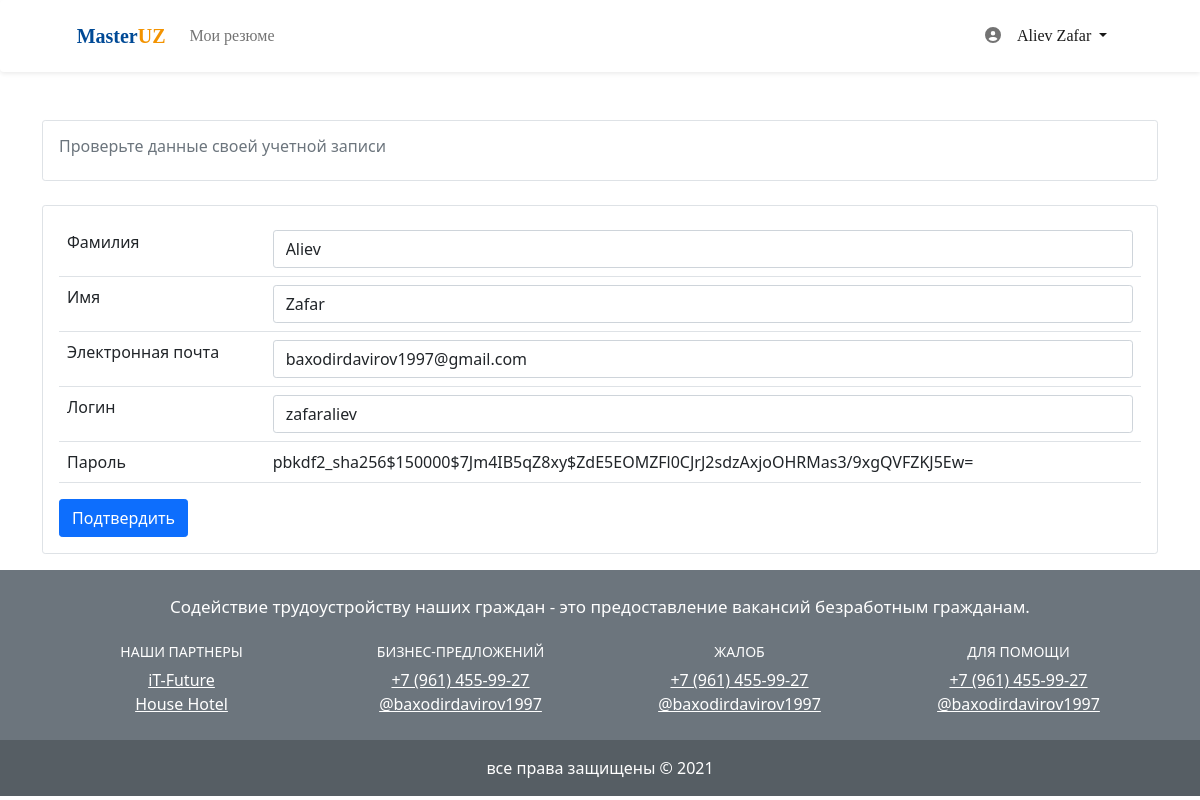
Screenshot of /accounts/account_update/13/ (signed in) with the database file from the repository.
### accounts/models.py (models this page shows)
class User(AbstractUser):
    last_name = models.CharField(max_length=100)
    first_name = models.CharField(max_length=100)
    email = models.CharField(max_length=100)
    class Meta:
        verbose_name = '1. UMUMIY FOYDALANUVCHILAR BAZASI'
        verbose_name_plural = '1. UMUMIY FOYDALANUVCHILAR BAZASI'

### accounts/views.py (the view)
# urls.py: path('account_update/<int:pk>/', views.account_update, name='account_update'),
def account_update(request, pk):
    if request.method == 'POST':
        form = UserForm(request.POST, instance=request.user)
        if form.is_valid():
            form.save()
            messages.info(request, 'Wrong username or password.')
            return redirect('account_info')
        else:
            messages.info(request, 'Wrong username or password.')
    else:
        form = UserForm(instance=request.user)
        context = {"form": form}
    return render(request, 'accounts/account_update.html', context)

### accounts/forms.py
class UserForm(forms.ModelForm):
    last_name = forms.CharField(required=False, label="Familya", widget=forms.TextInput(
        attrs = {'class':'form-control rounded-1', 'autofocus': 'autofocus', 'placeholder': 'Фамилия'}
        ))
    first_name = forms.CharField(required=False, label="Ism", widget=forms.TextInput(
        attrs = {'class':'form-control rounded-1', 'placeholder': 'Имя'}
        ))
    email = forms.CharField(required=False, widget=forms.TextInput(
        attrs = {'class':'form-control rounded-1', 'placeholder': 'Электронная почта'}
        ))
    username = forms.CharField(required=False, widget=forms.TextInput(
        attrs = {'class':'form-control rounded-1', 'placeholder': 'Логин'}
        ))
    class Meta:
        model = User
        fields = ('last_name', 'first_name', 'email', 'username')

### accounts/templates/accounts/account_update.html (shortened to what this page needs)
{% extends 'base.html' %}
{% load static %}
{% block menu %}
<header class="" style="border-radius: 0px; font-family: 'Baloo Chettan 2';">
  <nav class="navbar navbar-expand-lg navbar-light bg-light shadow-sm p-3 bg-body rounded-start">
    <div class="container-fluid col-lg-11 ms-auto">
    <a class="navbar-brand landing-brand" href="{% url 'account' %}" style="font-weight: bold; font-size: 20px; color: rgb(0, 74, 150);">
      Master<font style="color: rgb(243,147,0);">UZ</font></a>
  <div class="collapse navbar-collapse" id="navbarSupportedContent">
  <ul class="navbar-nav">
  <li class="nav-item">
  <a class="nav-link" href="{% url 'summary' %}">Мои резюме</a>
  </li>
  </ul>
  </div>
    <div class="collapse navbar-collapse" id="navbarSupportedContent">
      <ul class="navbar-nav ms-auto mx-2">
      <li class="nav-item menu_icon">
      <a class="nav-link" href="#"><i class="fas fa-user-circle account_logatip"></i></a>
      </li>
      <li class="nav-item dropdown">
      <a class="nav-link dropdown-toggle active" href="#" id="navbarDropdownMenuLink" role="button" data-bs-toggle="dropdown" aria-expanded="false">
      {{request.user.last_name}} {{request.user.first_name}}
      </a>
      </li>
      </ul>
    </div>
  </div>
  </nav>
</header>
{% endblock %}
{% block content %}
<div class="container-fluid">
<div class="container">
<div class="row">
<div class="col-lg-12">
<div class="border p-3 mt-5 rounded-1">
  <h6 class="text-muted">Проверьте данные своей учетной записи</h6>
</div>
</div>
</div>
</div>
</div>
<div class="container-fluid">
<div class="container">
<div class="row">
<form method="post" enctype="multipart/form-data">
<div class="col-lg-12">
<div class="border p-3 mt-4 rounded-1 mb-3">
<div class="table-responsive">
<table class="table">
<tbody>
<tr>
<td>Фамилия</td>
<td>{{form.last_name}}</td>
</tr>
<tr>
<td>Имя</td>
<td>{{form.first_name}}</td>
</tr>
<tr>
<td>Электронная почта</td>
<td>{{form.email}}</td>
</tr>
<tr>
<td>Логин</td>
<td>{{form.username}}</td>
</tr>
<tr>
<td>Пароль</td>
<td style="word-break: break-all;">{{request.user.password}}</td>
</tr>
</tbody>
</table>
</div>
<button type="submit" class="btn btn-primary rounded-1">Подтвердить</button>
</div>
</div>
</form>
</div>
</div>
</div>
{% endblock %}

### rows the page displays
User: user.last_name "Aliev", user.first_name "Zafar", last_name "Aliev", first_name "Zafar", email "baxodirdavirov1997@gmail.com", username "zafaraliev", user.password "pbkdf2_sha256$150000$7Jm4IB5qZ8xy$ZdE5EOMZFl0CJrJ2sdzAxjoOHRMas3/9xgQVFZKJ5Ew="
